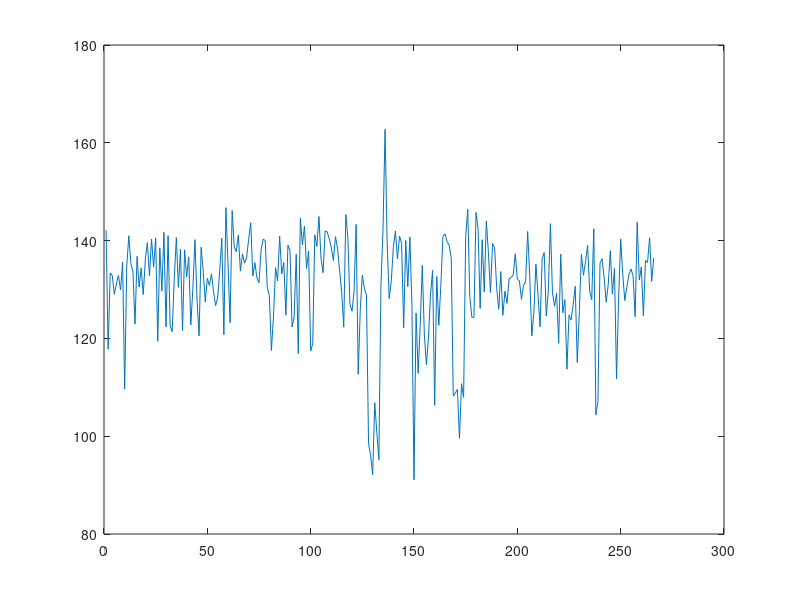
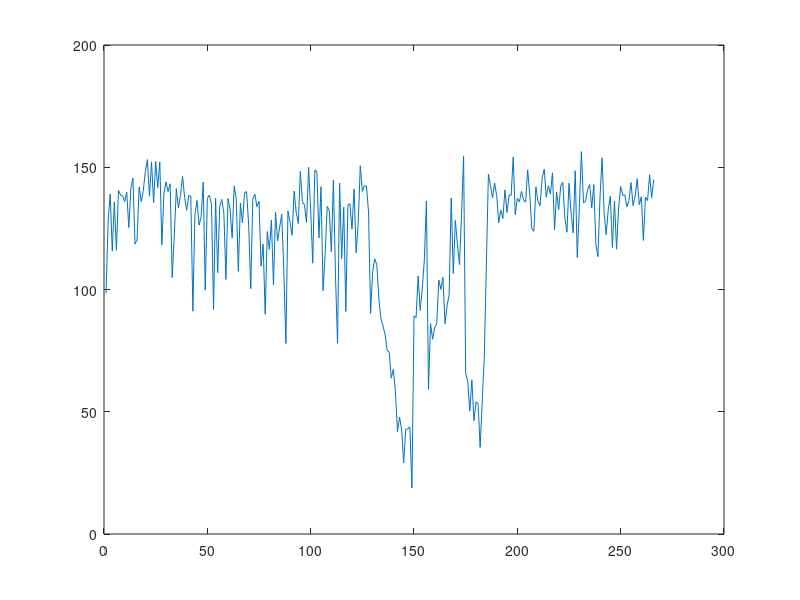
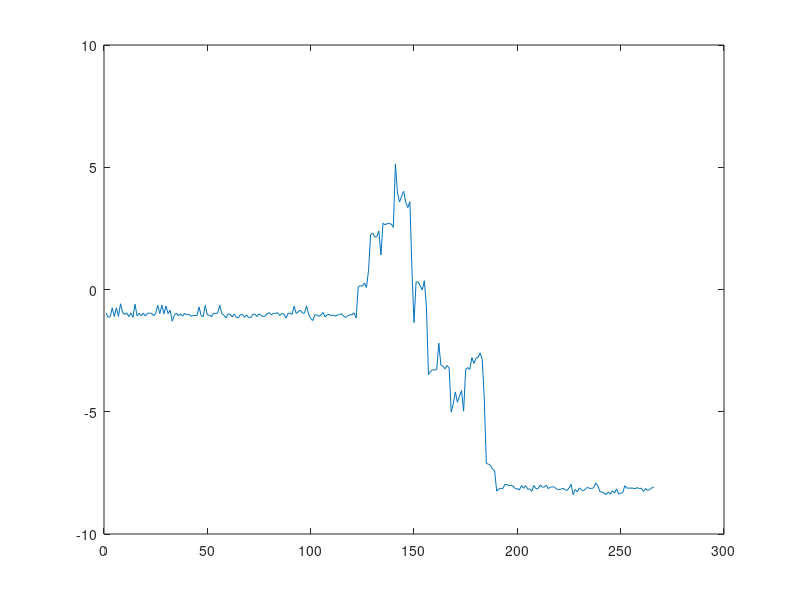

Here is the MATLAB script that generated these plots, in order:
x = load('h_t_mac.mat');
h = x.h;
t = x.t;
mac = x.mac;

hs = [];
times = [];
for i = 1:size(mac)
    if strcmp(mac(i), ' 78:4b:87:a2:b7:57')
        hs = [hs; h(i,1), h(i,2)];
        times = [times; t(i)];
    end
end

figure;
plot(abs(hs(:,1)));
figure;
plot(abs(hs(:,2)));

figure;

%Select h_j for subchannel 1 at all timesteps

plot(unwrap(angle(hs(:,2) ./ hs(:,1))));